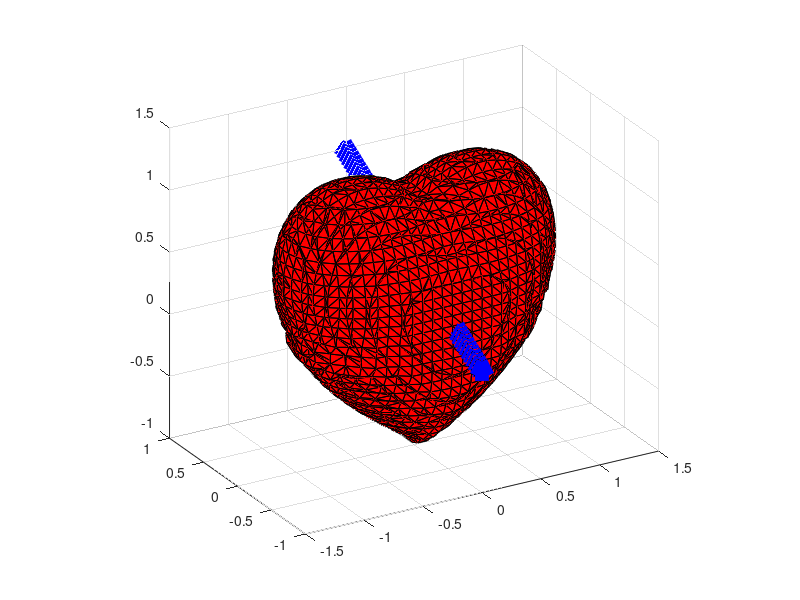

The MATLAB source for this figure:
clc
clear
[x,y,z]=meshgrid(linspace(-5,5,120));
f=(x.^2+(9*y.^2)./4+z.^2-1).^3-((9*y.^2).*(z.^3))./80-(x.^2).*(z.^3);
p=patch(isosurface(x,y,z,f,0));
set(p,'FaceColor','r')
grid on
daspect([1 1 1])
view(-30,24)

hold on
plot3(zeros(1,60),linspace(-1,1,60),linspace(-0,1,60),...
    '^b','LineWidth',8,'MarkerSize',10)

